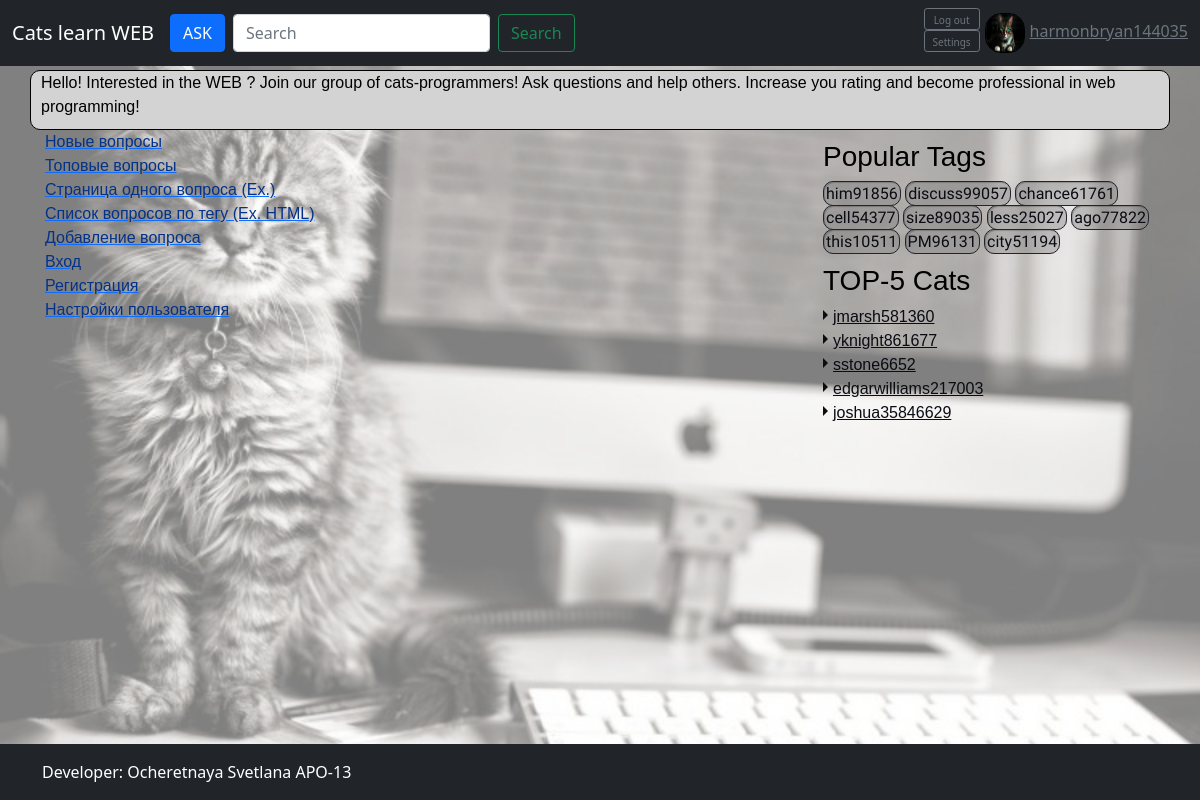
The app's page / (signed in) with its own data.
### app/models.py (models this page shows, shortened)
class Profile(models.Model):
    user = models.OneToOneField(User, on_delete=models.CASCADE, default=None)
    photo = models.ImageField(upload_to='avatars/', default="cat-smart.jpg")
    rating = models.IntegerField(default=0)
    objects = ProfileManager()
    class Meta:
        verbose_name = 'Профиль пользователя'
        verbose_name_plural = 'Профили пользователей'

class Tag(models.Model):
    name = models.CharField(max_length=100, unique=True, default=None)
    rating = models.IntegerField(default=0)
    objects=TagManager()
    def __str__(self):
        return self.name
    class Meta:
        verbose_name = 'Тег'
        verbose_name_plural = 'Теги'

### app/views.py (the view)
# urls.py: path('', views.index, name='main'),
def index(request):
    return render(request, 'index.html', {})

### app/models.py (called while the page is built)
    def top_five(self):
        return self.all().order_by('-rating')[:5]

    def top_ten(self):
        return self.all().order_by('-rating')[:10]

### app/views.py (called while the page is built)
def popular_tags_processor(request):
    top_tags = Tag.objects.top_ten()
    return {'popular_tags':top_tags}

def top_cats_processor(request):
    top_cats = Profile.objects.top_five()
    return {'top_cats':top_cats}

### templates/index.html
{% extends "include/base.html" %}
{% load static %}
{% block css%}
<link href= "{% static 'css/index.css' %}" rel="stylesheet">
{% endblock css%}
{% block description %}
<div class="container introduce first-container">
    Hello! Interested in the WEB ? Join our group of cats-programmers!
    Ask questions and help others.
    Increase you rating and become professional in web programming!
  </div>
{% endblock description%}
{% block content %}
<a href="{% url 'new_questions' %}"><div id="link" class="link">Новые вопросы</div></a>
<a href="{% url 'hot_questions'%}"><div id="link" class="link">Топовые вопросы</div></a>
<a href="{% url 'one_question' id=4 %}"><div id="link" class="link">Страница одного вопроса (Ex.)</div></a>
<a href="{% url 'search_tag' 'HTML' %}"><div id="link" class="link">Список вопросов по тегу (Ex. HTML)</div></a>
<a href="{% url 'ask' %}"><div id="link" class="link">Добавление вопроса</div></a>
<a href="{% url 'login' %}"><div id="link" class="link">Вход</div></a>
<a href="{% url 'register' %}"><div id="link" class="link">Регистрация</div></a>
<a href="{% url 'settings' %}"><div id="link" class="link">Настройки пользователя</div></a>
{% endblock content %}

### templates/include/navbar.html (shortened to what this page needs)
{% load static %}
<header>
    <nav class="navbar navbar-expand-md navbar-dark fixed-top bg-dark">
      <div class="container-fluid">
        <a class="navbar-brand" href="#">Cats learn WEB</a>
        <div class="collapse navbar-collapse" id="navbarCollapse">
          <ul class="navbar-nav me-auto mb-2 mb-md-0">
            <li class = "nav-item me-2">
                <a class="btn btn-primary" type="submit" href = "{% url 'ask' %}">ASK</a>
            </li>
            <li class = "nav-item">
              <form class="d-flex">
                <input class="form-control me-2" type="search" placeholder="Search" aria-label="Search">
                <button class="btn btn-outline-success" type="submit">Search</button>
              </form>
            </li>
          </ul>
          {% if user.is_authenticated %}
          <div class="authorized d-flex">
            <div class = "d-flex">
              <div class = "container-sm">
                <div class="row">
                  <a class="btn btn-sm btn-outline-secondary" href="{% url 'logout' %}">Log out</a>
                </div>
                <div class="row">
                  <a class="btn btn-sm btn-outline-secondary" href="{% url 'settings' %}">Settings</a>
                </div>
              </div>
            </div>
            <div class="d-flex">
                <a class="link-secondary " href="{% url 'settings' %}" aria-label="Search">
                  {% if request.user.profile.photo %}
                    <img src = "{{MEDIA_URL}}{{request.user.profile.photo.url}}" alt={{user.profile.user.username}} class="my-avatar">{{user.profile.user.username}}
                  {% else %}
                    <img src="{% static 'img/avatar.png' %}" class="my-avatar">{{user.profile.user.username}}
                  {% endif %}
                </a>
            </div>
          </div>
          {% endif %}
        </div>
      </div>
    </nav>
  </header>

### templates/include/side.html (shortened to what this page needs)
{% load static %}
<div class = "row my-colon">
    <h3>Popular Tags</h3>
    <div class="tags">
      {% for tag in popular_tags %}
        <a class = "tag tag-popular" href="{% url 'search_tag' tag %}">{{tag}}</a>
      {% endfor %}
    </div>
  </div>
  <div class = "row my-colon">
    <h3>TOP-5 Cats</h3>
    <div class="tags">
      <ul class = "top-cats">
        {% for cat in top_cats %}
        <li><a href="#" class = "cat-in-top">{{cat.user.username}}</a></li>
        {% endfor %}
      </ul>
    </div>
  </div>

### static/css/main.css (style rules this page uses)
main .container.first-container { margin-top: 70px; }
main .container.introduce { width: 100%; padding: 10px; border: 1px black solid; border-radius: 10px; background-color: lightgray; }
.my-avatar { width: 40px; height: 40px; border: 1px black solid; border-radius: 40%; margin: 5px; }
.btn-sm { height: 22px; font-size: 10px; }
.container { padding-top: 0px !important; }
.tag { text-decoration: none; color: #2a2a35; font-family: "Special Elite", sans-serif; padding: 2px; }
.tag-popular { background-color: rgba(128,128,128,0.4); border-radius: 10px; border: 1px #22232b solid; text-decoration: none; color:#0a0b13; box-shadow: 1px 1px 1px rgba(0, 0, 0, 0.2) inset; }
.my-colon { margin-top: 10px; margin-left: 10px; }
.top-cats { list-style: none; position: relative; padding-left: 10px; }
.cat-in-top { color:#0a0b13; }
.cat-in-top::before { content: ""; position: absolute; left: 0px; margin-top: 5px; border: 5px solid transparent; border-left: 5px solid #0a0b13; }

### static/css/index.css (style rules this page uses)
.link { color:rgb(4, 50, 136); }

### static/css/sticky-footer-navbar.css (style rules this page uses)
main > .container { padding: 60px 15px 0; }

### records on screen
Tag: name "him91856"
Tag: name "discuss99057"
Tag: name "chance61761"
Tag: name "cell54377"
Tag: name "size89035"
Tag: name "less25027"
Tag: name "ago77822"
Tag: name "this10511"
Tag: name "PM96131"
Tag: name "city51194"
Profile: user.username "jmarsh581360"
Profile: user.username "yknight861677"
Profile: user.username "sstone6652"
Profile: user.username "edgarwilliams217003"
Profile: user.username "joshua35846629"

### other values on screen
{{ user.profile.user.username }} "harmonbryan144035"
